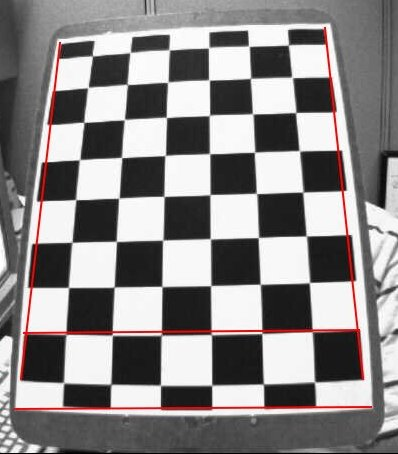
#> input picture calib_radial.jpg, 398 x 454 px, given in place of the camera
$ python ImageThresholding_single.py
#> lines starting #> are read from the running program, lines starting #| are printed output that depends on the picture; after the words box and inside, x2 and y2 are one past the last pixel; in counts of white or black regions, pixels touching at a corner belong together
import cv2
import numpy as np

cap = cv2.VideoCapture(0)
titles = ['Original Image', 'BINARY', 'BINARY_INV', 'TRUNC', 'TOZERO', 'TOZERO_INV',
          'normal_cam'
          ]

while cap.isOpened():
   ret, img = cap.read()
#> img is the input picture: shape (454, 398, 3); mean B, G, R 135.6, 135.6, 139
   img = cv2.cvtColor(img, cv2.COLOR_BGR2GRAY) # 將圖片轉為灰階
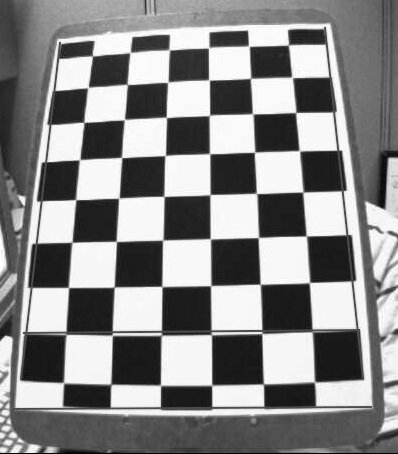
#> img: shape (454, 398); min 0, max 255, mean 136.6
   img = cv2.resize(img, (640, 480))
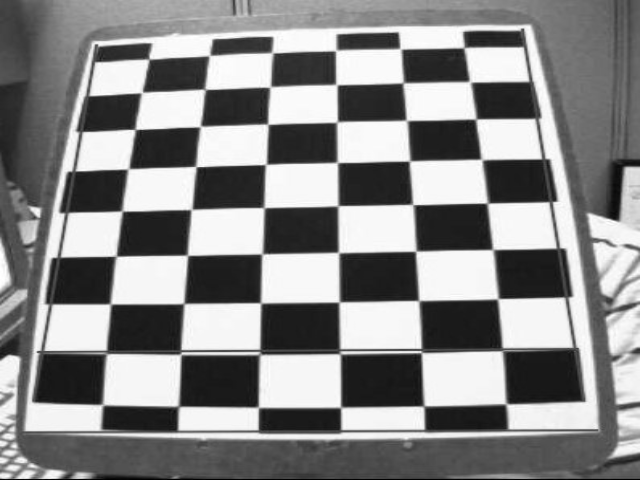
#> img: shape (480, 640); min 0, max 255, mean 136.5
   # 將小於閾值的灰度值設為0，其他值設為最大灰度值。>127 =255, <127 =0
   ret, th1 = cv2.threshold(img, 127, 255, cv2.THRESH_BINARY)
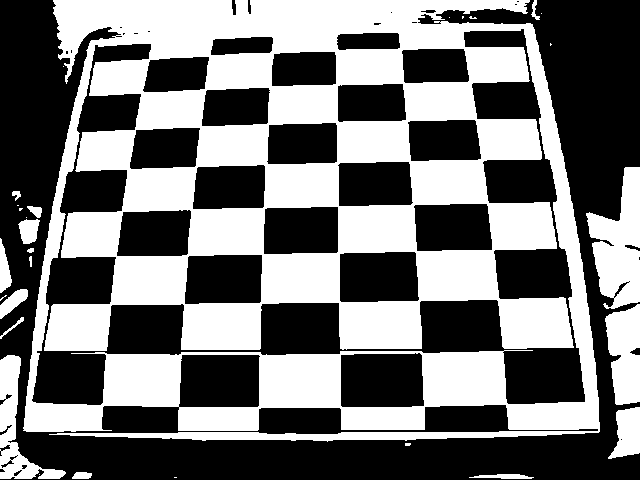
#> th1: shape (480, 640); 46.2% white; 29 white regions (13 under 20 px), largest, box (x1, y1, x2, y2) and area: (23, 0, 600, 442) 128938, (586, 167, 640, 309) 4630, (605, 304, 640, 405) 2703
   # 將大於閾值的灰度值設為0，其他值設為最大灰度值。>127 =0, <127 =255
   ret, th2 = cv2.threshold(img, 127, 255, cv2.THRESH_BINARY_INV)
   # 將大於閾值的灰度值設為閾值，小於閾值的值保持不變。 >127 =127
   ret, th3 = cv2.threshold(img, 127, 255, cv2.THRESH_TRUNC)
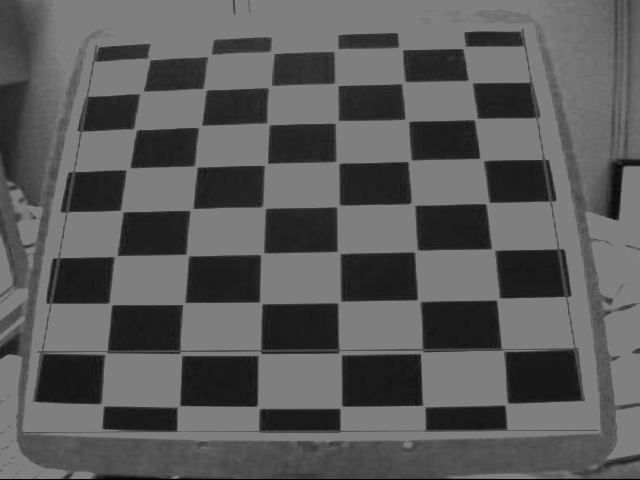
#> th3: shape (480, 640); min 0, max 127, mean 90.7
   # 將小於閾值的灰度值設為0，大於閾值的值保持不變。 <127 =0
   ret, th4 = cv2.threshold(img, 127, 255, cv2.THRESH_TOZERO)
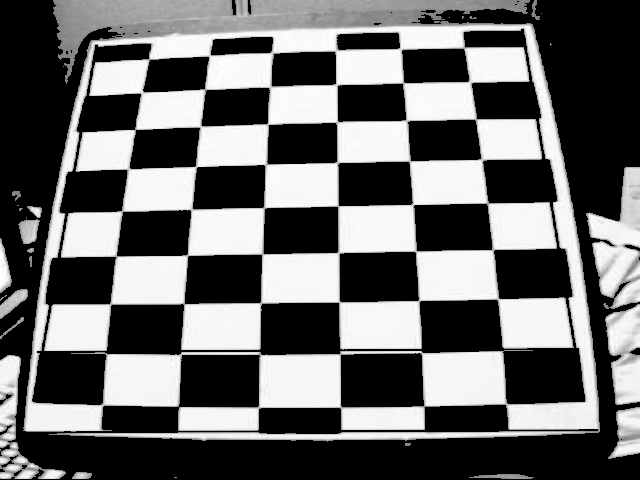
#> th4: shape (480, 640); min 0, max 255, mean 104.5
   # 將大於閾值的灰度值設為0，小於閾值的值保持不變。 >127 =0
   ret, th5 = cv2.threshold(img, 127, 255, cv2.THRESH_TOZERO_INV)
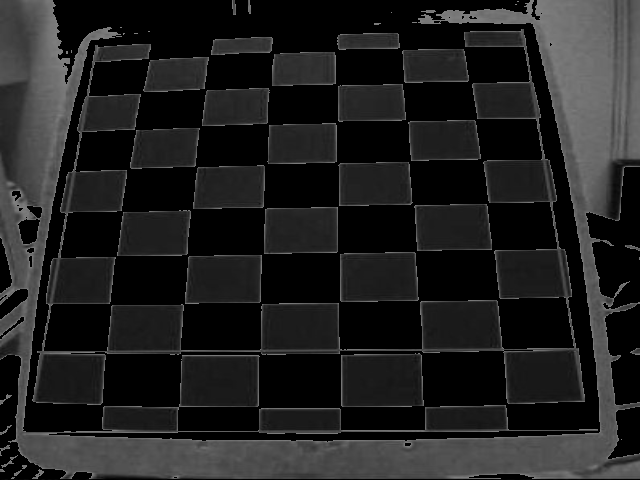
#> th5: shape (480, 640); min 0, max 127, mean 32
   images = [img, th1, th2, th3, th4, th5]
   for i in range(len(images)):
      cv2.imshow(titles[i], images[i])
#> this loop made 6 passes

   if cv2.waitKey(1) == ord('q'):
#> (key q is pressed here)
      break

cap.release()
cv2.destroyAllWindows()
